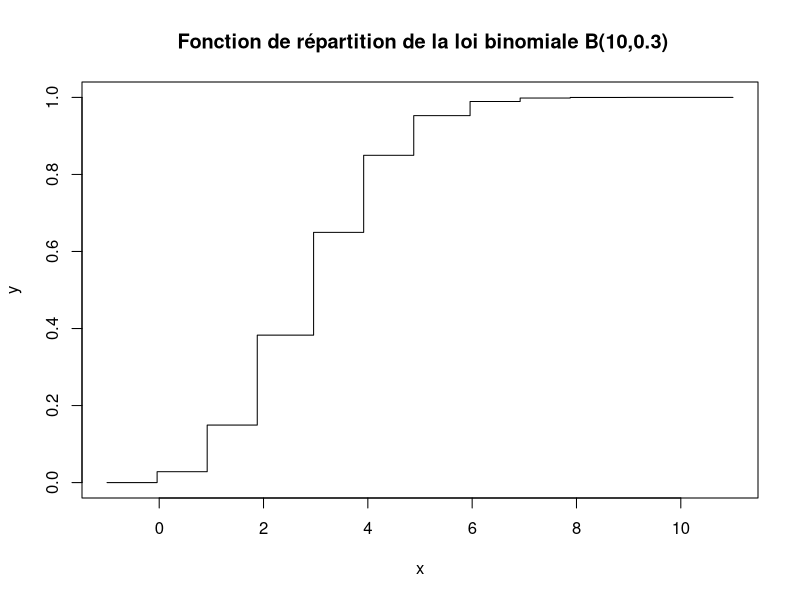
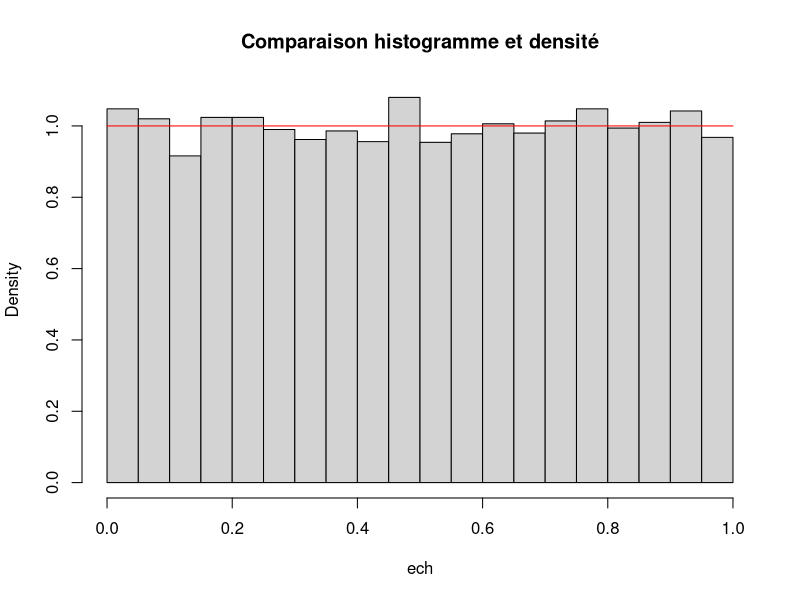
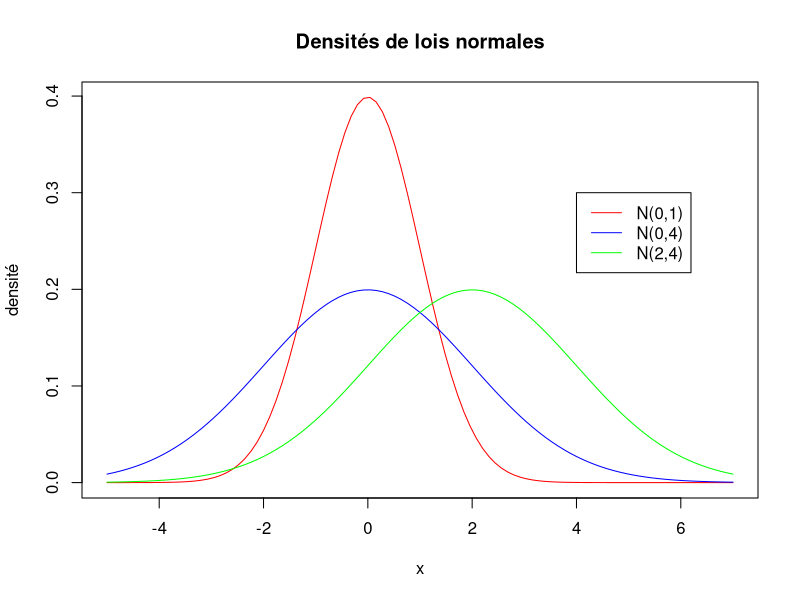
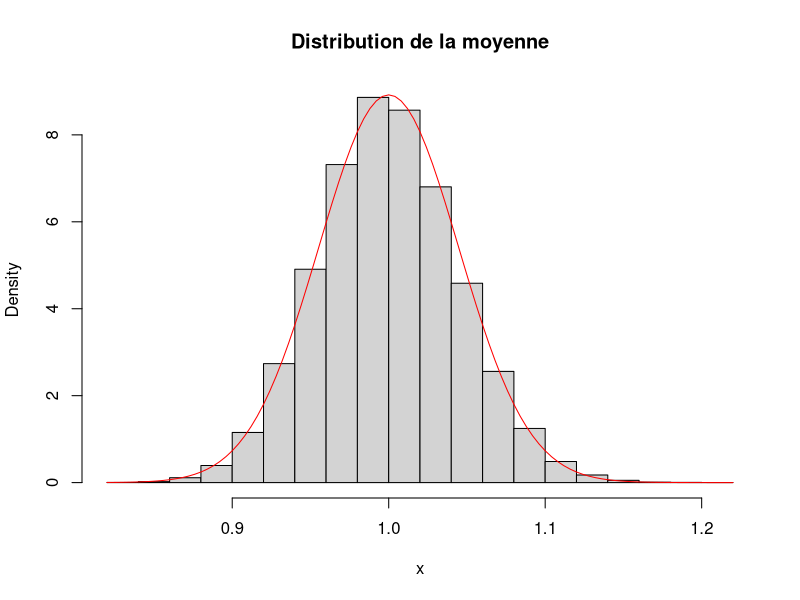

These charts were generated, in order, by the following R code:
## ---- chunk 1
curve(pbinom(x,size=10,prob = 0.3),type="S",from = -1,to=11,ylab="y",
main=" Fonction de répartition de la loi binomiale B(10,0.3)")
## ---- chunk 2
n<-10000
ech<-runif(n)
hist(ech,probability = T,main="Comparaison histogramme et densité")
curve(dunif,from = 0,to = 1,add = T,col ="red")
## ---- chunk 3
curve(dnorm(x,0,1),from = -5,to = 7,col="red",main="Densités de lois normales",ylab="densité")
curve(dnorm(x,0,2),from = -5,to = 7,col="blue",add = TRUE)
curve(dnorm(x,2,2),from = -5,to = 7,col="green",add = TRUE)
legend(4,0.3,legend=c("N(0,1)","N(0,4)","N(2,4)"),col = c("red","blue","green"),lty=1)
## ---- chunk 4
N<- 10000  # nombre de simulations
x<-runif(N) # échantillon iid de loi Uniforme sur [0,1]
res<-mean(sqrt(1-x^2))
4*res # Approximation de Pi
## ---- chunk 5
n<-500  # taille de l'échantillon i.i.d.
N<-100000   # Nombre de répétitions
donnees<-replicate(N,rexp(n,1))
hist(colMeans(donnees),freq=F,main="Distribution de la moyenne",xlab="x",nclass = 20)
curve(dnorm(x,1,sqrt(1/n)),add = T,col="red")
